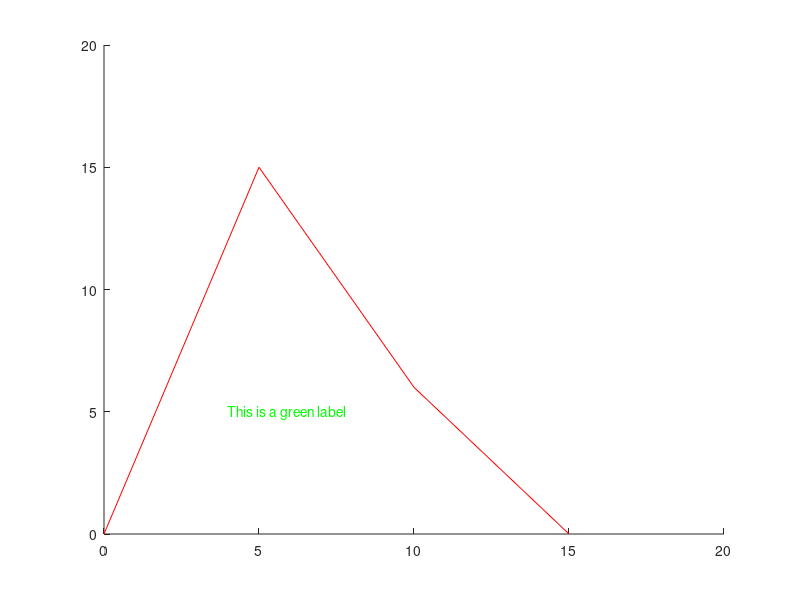

The MATLAB script that drew this image:
%% ch03v05
% line & text

% line([0, 5],[10, 7]);
line([0, 5, 10, 15],[0, 15, 6, 0],'Color','r');

% text(0, 0, 'This is a label');
text(4, 5, 'This is a green label', 'Color', 'g');
